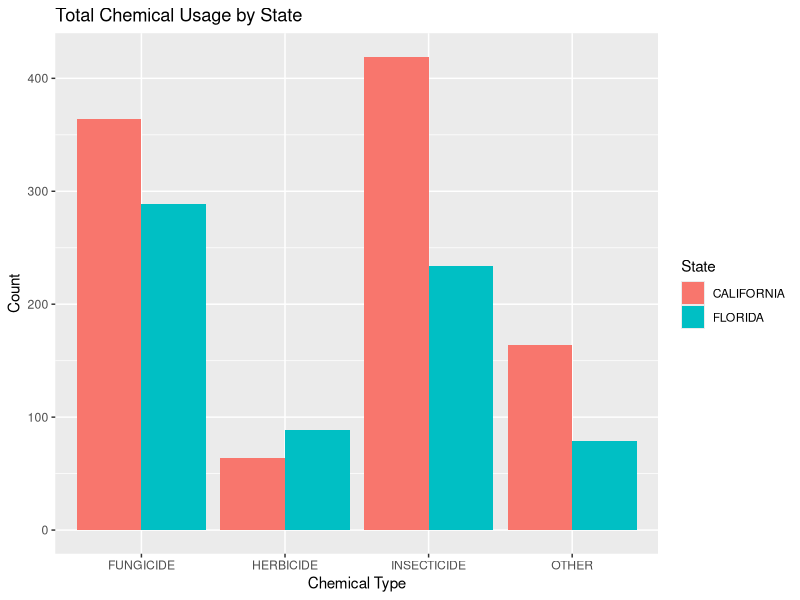
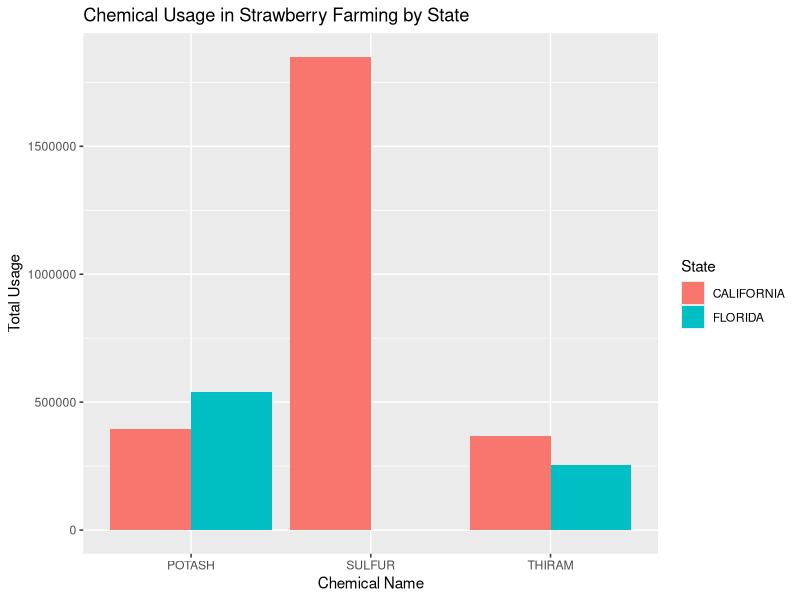
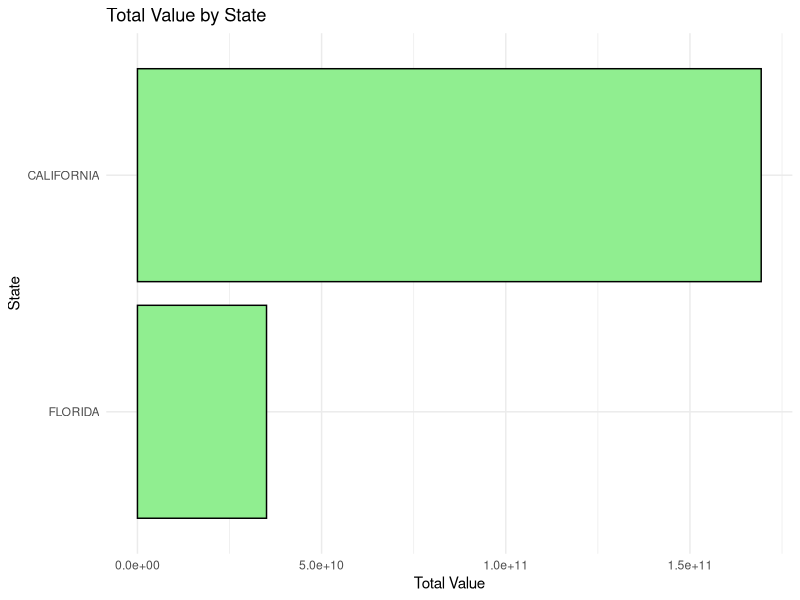
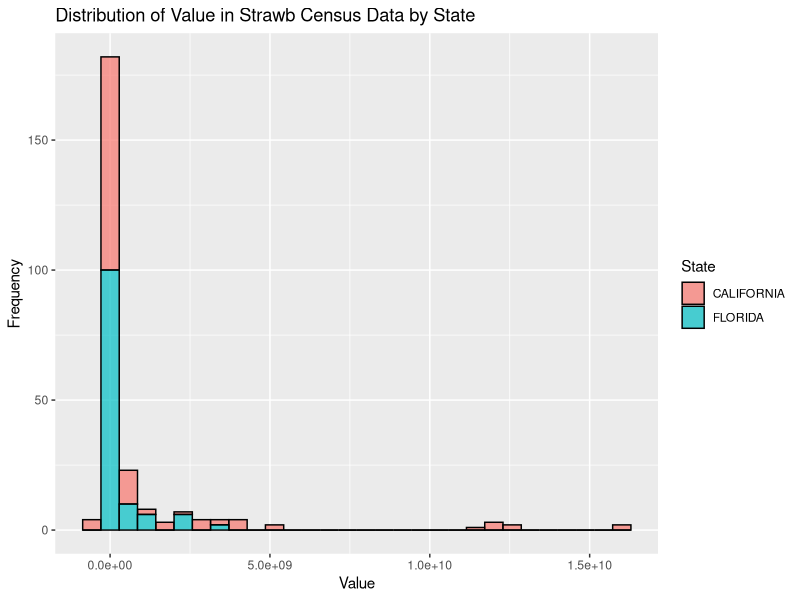
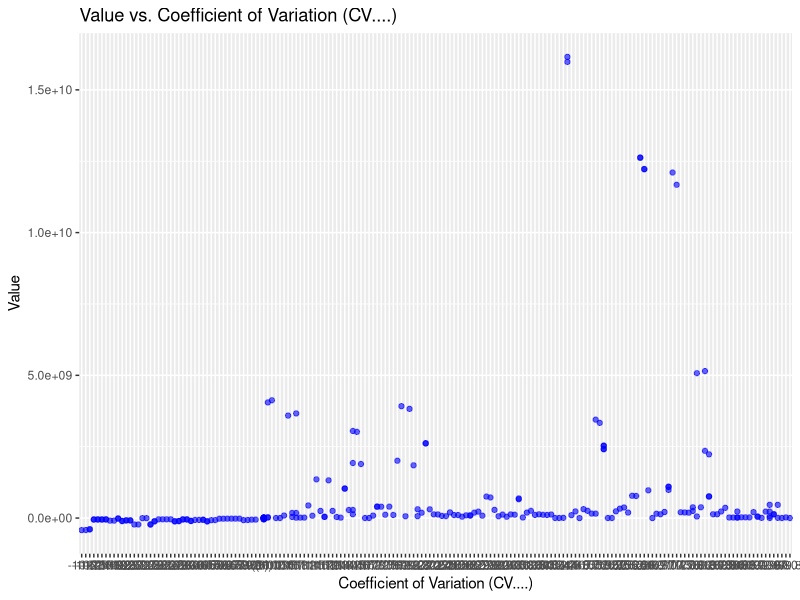

These figures' R source, in order:
## ---- chunk 1
# Load necessary libraries
library(dplyr)
library(ggplot2)
library(readr)
library(tidyr)
library(stringr)
## ---- chunk 2
# Load the dataset
strawb_data <- read.csv("strawb_mar6.csv")

# View the first few rows
head(strawb_data)

# Check column names and structure
str(strawb_data)

# Summary statistics
summary(strawb_data)
## ---- chunk 3
strawb_filtered <- strawb_data %>%
  filter(State %in% c("CALIFORNIA", "FLORIDA"))

head(strawb_filtered)
## ---- chunk 4
# Define the columns to check
cols_to_check <- c("Week.Ending", "Ag.District", "Ag.District.Code", "County", 
                   "County.ANSI", "Zip.Code", "Region", "watershed_code", "Watershed")

# Loop through the columns and print unique values
for (col in cols_to_check) {
  cat("Unique values in", col, ":\n")
  print(unique(strawb_filtered[[col]]))
  cat("\n----------------------\n")
}
## ---- chunk 5
strawb_filtered <- strawb_filtered %>%
  select(-c(Week.Ending, Ag.District, Ag.District.Code, County, 
            County.ANSI, Zip.Code, Region, watershed_code, Watershed))

head(strawb_filtered)
## ---- chunk 6

strawb_filtered <- strawb_filtered %>%
  mutate(Value = suppressWarnings(as.numeric(parse_number(Value))))
## ---- chunk 7
# Split into two datasets
strawb_census <- strawb_filtered %>% filter(Program == "CENSUS")
strawb_survey <- strawb_filtered %>% filter(Program == "SURVEY")
## ---- chunk 8


# Separate 'Domain' into 'Chemical' and 'Type'
strawb_survey <- strawb_survey %>%
  separate(Domain, into = c("Chemical", "Type"), sep = ", ", extra = "merge", fill = "right")

# Give Chemical Name its own column and drop Domain.Category as it is no longer
# necessary

strawb_survey <- strawb_survey %>%
  mutate(`Chemical Name` = str_extract(Domain.Category, "\\((.*?)\\)")) %>% 
  mutate(`Chemical Name` = str_remove_all(`Chemical Name`, "[()]")) %>%
  mutate(`Chemical Name` = str_remove(`Chemical Name`, " = \\d+$")) %>%
  select(-Domain.Category)

#Drop CV column from strawb_survey
strawb_survey <- select(strawb_survey, -CV....)


## ---- chunk 9
# Create filtered data sets
strawb_survey_total <- strawb_survey %>% filter(Chemical == "TOTAL")
strawb_survey_chem  <- strawb_survey %>% filter(Chemical == "CHEMICAL")
strawb_survey_fert  <- strawb_survey %>% filter(Chemical == "FERTILIZER")

head(strawb_survey_chem)
head(strawb_survey_total)
head(strawb_survey_fert)
head(strawb_census)
## ---- chunk 10
ggplot(strawb_survey_chem, aes(x = `Type`, fill = State)) +
  geom_bar(stat = "count", position = "dodge") +
  labs(title = "Total Chemical Usage by State", x = "Chemical Type", y = "Count")
## ---- chunk 11
unique(strawb_survey_chem$`Chemical Name`)

## ---- chunk 12
# Define the chemicals of interest
chemicals_of_interest <- c("SULFUR", "THIRAM", "POTASH")

# Filter the data for these chemicals
filtered_data <- strawb_survey %>%
  filter(`Chemical Name` %in% chemicals_of_interest)

# Aggregate data to see usage patterns for each state and chemical
usage_summary <- filtered_data %>%
  group_by(State, `Chemical Name`) %>%
  summarise(Total_Usage = sum(Value, na.rm = TRUE))

# Plot the data
ggplot(usage_summary, aes(x = `Chemical Name`, y = Total_Usage, fill = State)) +
  geom_bar(stat = "identity", position = "dodge") +
  labs(title = "Chemical Usage in Strawberry Farming by State",
       x = "Chemical Name", 
       y = "Total Usage",
       fill = "State")
## ---- chunk 13
# Aggregate total value by state
state_value_summary <- strawb_census %>%
  group_by(State) %>%
  summarise(TotalValue = sum(Value, na.rm = TRUE))

# Create a bar plot of total value by state
ggplot(state_value_summary, aes(x = reorder(State, TotalValue), y = TotalValue)) +
  geom_bar(stat = "identity", fill = "lightgreen", color = "black") +
  labs(title = "Total Value by State", 
       x = "State", 
       y = "Total Value") +
  theme_minimal() +
  coord_flip()  # Flip coordinates to make it easier to read state names
## ---- chunk 14
ggplot(strawb_census, aes(x = Value, fill = State)) +
  geom_histogram(bins = 30, color = "black", alpha = 0.7) +
  labs(title = "Distribution of Value in Strawb Census Data by State", 
       x = "Value", 
       y = "Frequency")
## ---- chunk 15
# Create a scatter plot of 'Value' vs 'CV....'
ggplot(strawb_census, aes(x = CV...., y = Value)) +
  geom_point(color = "blue", alpha = 0.6) +
  labs(title = "Value vs. Coefficient of Variation (CV....)", 
       x = "Coefficient of Variation (CV....)", 
       y = "Value")
